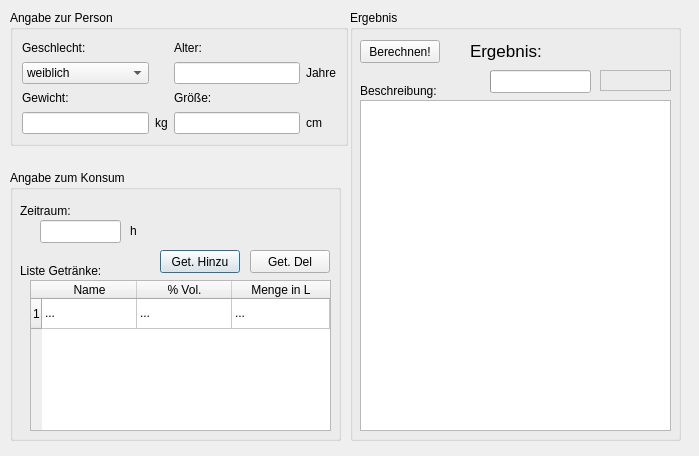
<?xml version="1.0" encoding="UTF-8"?>
<ui version="4.0">
 <class>Alkoholrechner</class>
 <widget class="QDialog" name="Alkoholrechner">
  <property name="geometry">
   <rect>
    <x>0</x>
    <y>0</y>
    <width>699</width>
    <height>456</height>
   </rect>
  </property>
  <property name="windowTitle">
   <string>Alkoholrechner</string>
  </property>
  <property name="autoFillBackground">
   <bool>false</bool>
  </property>
  <widget class="QGroupBox" name="gb_person">
   <property name="geometry">
    <rect>
     <x>10</x>
     <y>10</y>
     <width>338</width>
     <height>136</height>
    </rect>
   </property>
   <property name="title">
    <string>Angabe zur Person</string>
   </property>
   <layout class="QGridLayout" name="gridLayout">
    <item row="0" column="0">
     <widget class="QLabel" name="txt_geschlecht">
      <property name="text">
       <string>Geschlecht:</string>
      </property>
      <property name="buddy">
       <cstring>cbox_geschlecht</cstring>
      </property>
     </widget>
    </item>
    <item row="0" column="2">
     <widget class="QLabel" name="txt_alter">
      <property name="text">
       <string>Alter:</string>
      </property>
      <property name="buddy">
       <cstring>le_alter</cstring>
      </property>
     </widget>
    </item>
    <item row="1" column="0">
     <widget class="QComboBox" name="cbox_geschlecht">
      <item>
       <property name="text">
        <string>weiblich</string>
       </property>
      </item>
      <item>
       <property name="text">
        <string>männlich</string>
       </property>
      </item>
     </widget>
    </item>
    <item row="1" column="2">
     <widget class="QLineEdit" name="le_alter"/>
    </item>
    <item row="1" column="3">
     <widget class="QLabel" name="txt_angabe_year">
      <property name="text">
       <string>Jahre</string>
      </property>
      <property name="buddy">
       <cstring>le_alter</cstring>
      </property>
     </widget>
    </item>
    <item row="2" column="0">
     <widget class="QLabel" name="txt_gewicht">
      <property name="text">
       <string>Gewicht:</string>
      </property>
      <property name="buddy">
       <cstring>le_gewicht</cstring>
      </property>
     </widget>
    </item>
    <item row="2" column="2">
     <widget class="QLabel" name="txt_grosse">
      <property name="text">
       <string>Größe:</string>
      </property>
      <property name="buddy">
       <cstring>le_grosse</cstring>
      </property>
     </widget>
    </item>
    <item row="3" column="0">
     <widget class="QLineEdit" name="le_gewicht"/>
    </item>
    <item row="3" column="1">
     <widget class="QLabel" name="txt_angabe_kg">
      <property name="text">
       <string>kg</string>
      </property>
      <property name="buddy">
       <cstring>le_gewicht</cstring>
      </property>
     </widget>
    </item>
    <item row="3" column="2">
     <widget class="QLineEdit" name="le_grosse"/>
    </item>
    <item row="3" column="3">
     <widget class="QLabel" name="txt_angabe_cm">
      <property name="text">
       <string>cm</string>
      </property>
      <property name="buddy">
       <cstring>le_grosse</cstring>
      </property>
     </widget>
    </item>
   </layout>
  </widget>
  <widget class="QGroupBox" name="gb_alkohol">
   <property name="geometry">
    <rect>
     <x>10</x>
     <y>170</y>
     <width>331</width>
     <height>271</height>
    </rect>
   </property>
   <property name="title">
    <string>Angabe zum Konsum</string>
   </property>
   <widget class="QLabel" name="txt_zeitraum">
    <property name="geometry">
     <rect>
      <x>10</x>
      <y>30</y>
      <width>81</width>
      <height>21</height>
     </rect>
    </property>
    <property name="text">
     <string>Zeitraum:</string>
    </property>
   </widget>
   <widget class="QLabel" name="txt_angabe_h">
    <property name="geometry">
     <rect>
      <x>120</x>
      <y>50</y>
      <width>31</width>
      <height>21</height>
     </rect>
    </property>
    <property name="text">
     <string>h</string>
    </property>
   </widget>
   <widget class="QLabel" name="txt_list_getranke">
    <property name="geometry">
     <rect>
      <x>10</x>
      <y>90</y>
      <width>101</width>
      <height>21</height>
     </rect>
    </property>
    <property name="text">
     <string>Liste Getränke:</string>
    </property>
   </widget>
   <widget class="QTableWidget" name="tabwid_getranke">
    <property name="geometry">
     <rect>
      <x>20</x>
      <y>110</y>
      <width>301</width>
      <height>151</height>
     </rect>
    </property>
    <property name="autoFillBackground">
     <bool>false</bool>
    </property>
    <property name="rowCount">
     <number>1</number>
    </property>
    <property name="columnCount">
     <number>3</number>
    </property>
    <attribute name="horizontalHeaderCascadingSectionResizes">
     <bool>false</bool>
    </attribute>
    <attribute name="horizontalHeaderDefaultSectionSize">
     <number>95</number>
    </attribute>
    <attribute name="horizontalHeaderShowSortIndicator" stdset="0">
     <bool>false</bool>
    </attribute>
    <attribute name="horizontalHeaderStretchLastSection">
     <bool>true</bool>
    </attribute>
    <attribute name="verticalHeaderCascadingSectionResizes">
     <bool>false</bool>
    </attribute>
    <attribute name="verticalHeaderShowSortIndicator" stdset="0">
     <bool>false</bool>
    </attribute>
    <attribute name="verticalHeaderStretchLastSection">
     <bool>false</bool>
    </attribute>
    <row/>
    <column>
     <property name="text">
      <string>Name</string>
     </property>
    </column>
    <column>
     <property name="text">
      <string>% Vol.</string>
     </property>
    </column>
    <column>
     <property name="text">
      <string>Menge in L</string>
     </property>
    </column>
    <item row="0" column="0">
     <property name="text">
      <string>...</string>
     </property>
    </item>
    <item row="0" column="1">
     <property name="text">
      <string>...</string>
     </property>
    </item>
    <item row="0" column="2">
     <property name="text">
      <string>...</string>
     </property>
    </item>
   </widget>
   <widget class="QPushButton" name="cmd_getr_hin">
    <property name="geometry">
     <rect>
      <x>150</x>
      <y>80</y>
      <width>80</width>
      <height>23</height>
     </rect>
    </property>
    <property name="text">
     <string>Get. Hinzu</string>
    </property>
   </widget>
   <widget class="QPushButton" name="cmd_getr_del">
    <property name="geometry">
     <rect>
      <x>240</x>
      <y>80</y>
      <width>80</width>
      <height>23</height>
     </rect>
    </property>
    <property name="text">
     <string>Get. Del</string>
    </property>
   </widget>
   <widget class="QLineEdit" name="le_time">
    <property name="geometry">
     <rect>
      <x>30</x>
      <y>50</y>
      <width>81</width>
      <height>23</height>
     </rect>
    </property>
   </widget>
  </widget>
  <widget class="QGroupBox" name="gb_erg">
   <property name="geometry">
    <rect>
     <x>350</x>
     <y>10</y>
     <width>331</width>
     <height>431</height>
    </rect>
   </property>
   <property name="title">
    <string>Ergebnis</string>
   </property>
   <widget class="QTextBrowser" name="txt_browser">
    <property name="geometry">
     <rect>
      <x>10</x>
      <y>90</y>
      <width>311</width>
      <height>331</height>
     </rect>
    </property>
   </widget>
   <widget class="QLabel" name="txt_erg">
    <property name="geometry">
     <rect>
      <x>120</x>
      <y>30</y>
      <width>101</width>
      <height>21</height>
     </rect>
    </property>
    <property name="font">
     <font>
      <pointsize>13</pointsize>
     </font>
    </property>
    <property name="text">
     <string>Ergebnis:</string>
    </property>
   </widget>
   <widget class="QLabel" name="txt_erg_promille">
    <property name="geometry">
     <rect>
      <x>250</x>
      <y>60</y>
      <width>71</width>
      <height>21</height>
     </rect>
    </property>
    <property name="font">
     <font>
      <pointsize>13</pointsize>
      <weight>75</weight>
      <bold>true</bold>
     </font>
    </property>
    <property name="frameShape">
     <enum>QFrame::StyledPanel</enum>
    </property>
    <property name="frameShadow">
     <enum>QFrame::Plain</enum>
    </property>
    <property name="text">
     <string/>
    </property>
   </widget>
   <widget class="QLabel" name="txt_gewicht_2">
    <property name="geometry">
     <rect>
      <x>10</x>
      <y>70</y>
      <width>91</width>
      <height>21</height>
     </rect>
    </property>
    <property name="text">
     <string>Beschreibung:</string>
    </property>
    <property name="buddy">
     <cstring>txt_browser</cstring>
    </property>
   </widget>
   <widget class="QPushButton" name="cmd_ber">
    <property name="geometry">
     <rect>
      <x>10</x>
      <y>30</y>
      <width>80</width>
      <height>23</height>
     </rect>
    </property>
    <property name="text">
     <string>Berechnen!</string>
    </property>
   </widget>
   <widget class="QProgressBar" name="progressBar">
    <property name="geometry">
     <rect>
      <x>140</x>
      <y>60</y>
      <width>101</width>
      <height>23</height>
     </rect>
    </property>
    <property name="maximum">
     <number>4</number>
    </property>
    <property name="value">
     <number>-1</number>
    </property>
    <property name="textVisible">
     <bool>false</bool>
    </property>
   </widget>
  </widget>
 </widget>
 <resources/>
 <connections/>
</ui>
